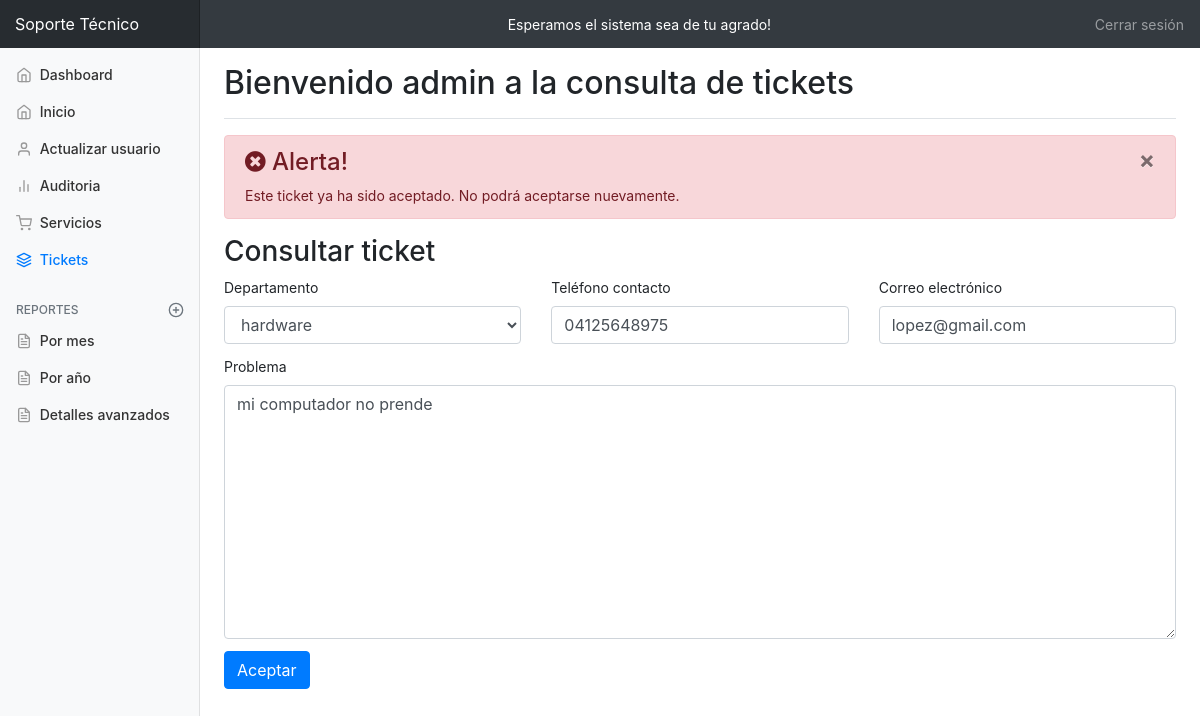
Screenshot of /views/ticket.php?id=3 (signed in) with the database file from the repository.
### tables this page shows
CREATE TABLE `ticket` (
  `id_ticket` int(11) NOT NULL,
  `solicitante` int(11) NOT NULL,
  `departamento` varchar(150) NOT NULL,
  `telefono_contac` varchar(150) NOT NULL,
  `email` varchar(250) NOT NULL,
  `problema` text NOT NULL,
  `estatus` varchar(100) NOT NULL
);

### views/ticket.php (the view, shortened to what this page needs)
<!doctype html>
<html lang="es">
<?php
require_once '../conexion/conexion.php';
?>
<head>
    <link href="../css/bootstrap.min.css" rel="stylesheet">
    <link href="../css/font-awesome-4.6.3/css/font-awesome.min.css" rel="stylesheet" type="text/css" />
    <link href="../css/admin.css" rel="stylesheet">
</head>
<body>
    <nav class="navbar navbar-dark sticky-top bg-dark flex-md-nowrap p-0">
        <a class="navbar-brand col-sm-3 col-md-2 mr-0" href="admin.php">Soporte Técnico</a>
        <marquee behavior="" direction="" class="text-white">Esperamos el sistema sea de tu agrado!</marquee>
        <ul class="navbar-nav px-3">
            <li class="nav-item text-nowrap">
                <a class="nav-link" href="../control/logout.php">Cerrar sesión</a>
            </li>
        </ul>
    </nav>
    <div class="container-fluid">
        <div class="row">
            <nav class="col-md-2 d-none d-md-block bg-light sidebar">
                <div class="sidebar-sticky">
                    <ul class="nav flex-column">
                        <li class="nav-item">
                            <a class="nav-link" href="#">
                                <span data-feather="home"></span>
                                Dashboard
                            </a>
                        </li>
                        <li class="nav-item">
                            <a class="nav-link" href="admin.php">
                                <span data-feather="home"></span>
                                Inicio
                            </a>
                        </li>
                        <li class="nav-item">
                            <a class="nav-link" href="actualizar_usuario.php">
                                <span data-feather="user"></span>
                                Actualizar usuario
                            </a>
                        </li>
                        <?php
                        if ($_SESSION['permiso'] == 'admin') {
                        ?>
                            <li class="nav-item">
                                <a class="nav-link" href="auditoria.php">
                                    <span data-feather="bar-chart-2"></span>
                                    Auditoria
                                </a>
                            </li>
                        <?php
                        }
                        ?>
                        <li class="nav-item">
                            <a class="nav-link" href="#">
                                <span data-feather="shopping-cart"></span>
                                Servicios
                            </a>
                        </li>
                        <li class="nav-item">
                            <a class="nav-link active" href="consultar_ticket.php">
                                <span data-feather="layers"></span>
                                Tickets<span class="sr-only">(current)</span>
                            </a>
                        </li>
                    </ul>
                    <h6 class="sidebar-heading d-flex justify-content-between align-items-center px-3 mt-4 mb-1 text-muted">
                        <span>Reportes</span>
                        <a class="d-flex align-items-center text-muted" href="#">
                            <span data-feather="plus-circle"></span>
                        </a>
                    </h6>
                    <ul class="nav flex-column mb-2">
                        <li class="nav-item">
                            <a class="nav-link" href="#">
                                <span data-feather="file-text"></span>
                                Por mes
                            </a>
                        </li>
                        <li class="nav-item">
                            <a class="nav-link" href="#">
                                <span data-feather="file-text"></span>
                                Por año
                            </a>
                        </li>
                        <li class="nav-item">
                            <a class="nav-link" href="#">
                                <span data-feather="file-text"></span>
                                Detalles avanzados
                            </a>
                        </li>
                    </ul>
                </div>
            </nav>
            <main role="main" class="col-md-9 ml-sm-auto col-lg-10 pt-3 px-4">
                <div class="d-flex justify-content-between flex-wrap flex-md-nowrap align-items-center pb-2 mb-3 border-bottom">
                    <h1 class="h2">Bienvenido <?= $_SESSION['nombre'] ?> a la consulta de tickets</h1>
                </div>
                <form action="../php/aceptar_ticket.php" method="POST">
                    <?php
                    $id = $_GET['id'];
                    $query = "SELECT * FROM ticket WHERE solicitante = '$id'";
                    $result = mysqli_query($dbconn, $query);
                    $data = mysqli_fetch_assoc($result);
                    if ($data['estatus'] == 'aceptado') {
                        $estatus = true;
                        echo "<div class='alert alert-danger alert-dismissable'>
                            <button type='button' class='close' data-dismiss='alert' aria-hidden='true'>&times;</button>
                            <h4>  <i class='icon fa fa-times-circle'></i> Alerta!</h4>
                            Este ticket ya ha sido aceptado. No podrá aceptarse nuevamente.
                        </div>";
                    } else {
                        $estatus = false;
                    }
                    ?>
                    <h3>Consultar ticket</h3>
                    <div class="row">
                        <div class="col-lg-4 col-xl-4">
                            <label for="">Departamento</label>
                            <select name="departamento" id="" class="form-control">
                                <option value="<?= $data['departamento'] ?>"><?= $data['departamento'] ?></option>
                            </select>
                        </div>
                        <div class="col-lg-4 col-xl-4">
                            <label for="">Teléfono contacto</label>
                            <input type="text" name="telefono_contac" id="" class="form-control"  value="<?= $data['telefono_contac'] ?>">
                        </div>
                        <div class="col-lg-4 col-xl-4">
                            <label for="">Correo electrónico</label>
                            <input type="text" name="email" id="" class="form-control"  value="<?= $data['email'] ?>">
                        </div>
                    </div>
                    <div class="row">
                        <div class="col-lg-12 col-xl-12">
                            <label for="">Problema</label>
                            <textarea name="problema" id="" cols="30" rows="10" class="form-control" ><?= $data['problema'] ?></textarea>
                        </div>
                    </div>
                    <div class="row">
                        <div class="col-lg-6">
                            <?php
                            if ($estatus) {
                            ?>
                                <input type="button" value="Aceptar" class="btn btn-primary">
                            <?php
                            } else {
                            ?>
                                <input type="submit" value="Aceptar" class="btn btn-primary">
                            <?php
                            }
                            ?>
                        </div>
                    </div>
                </form>
            </main>
        </div>
    </div>
</body>
</html>

### css/admin.css (style rules this page uses)
body { font-size: .875rem; }
.feather { width: 16px; height: 16px; vertical-align: text-bottom; }
.sidebar { position: fixed; top: 0; bottom: 0; left: 0; z-index: 100; padding: 0; box-shadow: inset -1px 0 0 rgba(0, 0, 0, .1); }
.sidebar-sticky { position: -webkit-sticky; position: sticky; top: 48px; height: calc(100vh - 48px); padding-top: .5rem; overflow-x: hidden; overflow-y: auto; }
.sidebar .nav-link { font-weight: 500; color: #333; }
.sidebar .nav-link .feather { margin-right: 4px; color: #999; }
.sidebar .nav-link.active { color: #007bff; }
.sidebar .nav-link:hover .feather, .sidebar .nav-link.active .feather { color: inherit; }
.sidebar-heading { font-size: .75rem; text-transform: uppercase; }
.navbar-brand { padding-top: .75rem; padding-bottom: .75rem; font-size: 1rem; background-color: rgba(0, 0, 0, .25); box-shadow: inset -1px 0 0 rgba(0, 0, 0, .25); }
.border-bottom { border-bottom: 1px solid #e5e5e5; }
.form-control { margin-bottom: 0.75rem ; }

### rows the page displays
ticket: departamento "hardware", telefono_contac "04125648975", email "lopez@gmail.com", problema "mi computador no prende"

### other values shown
$_SESSION['nombre'] "admin"
